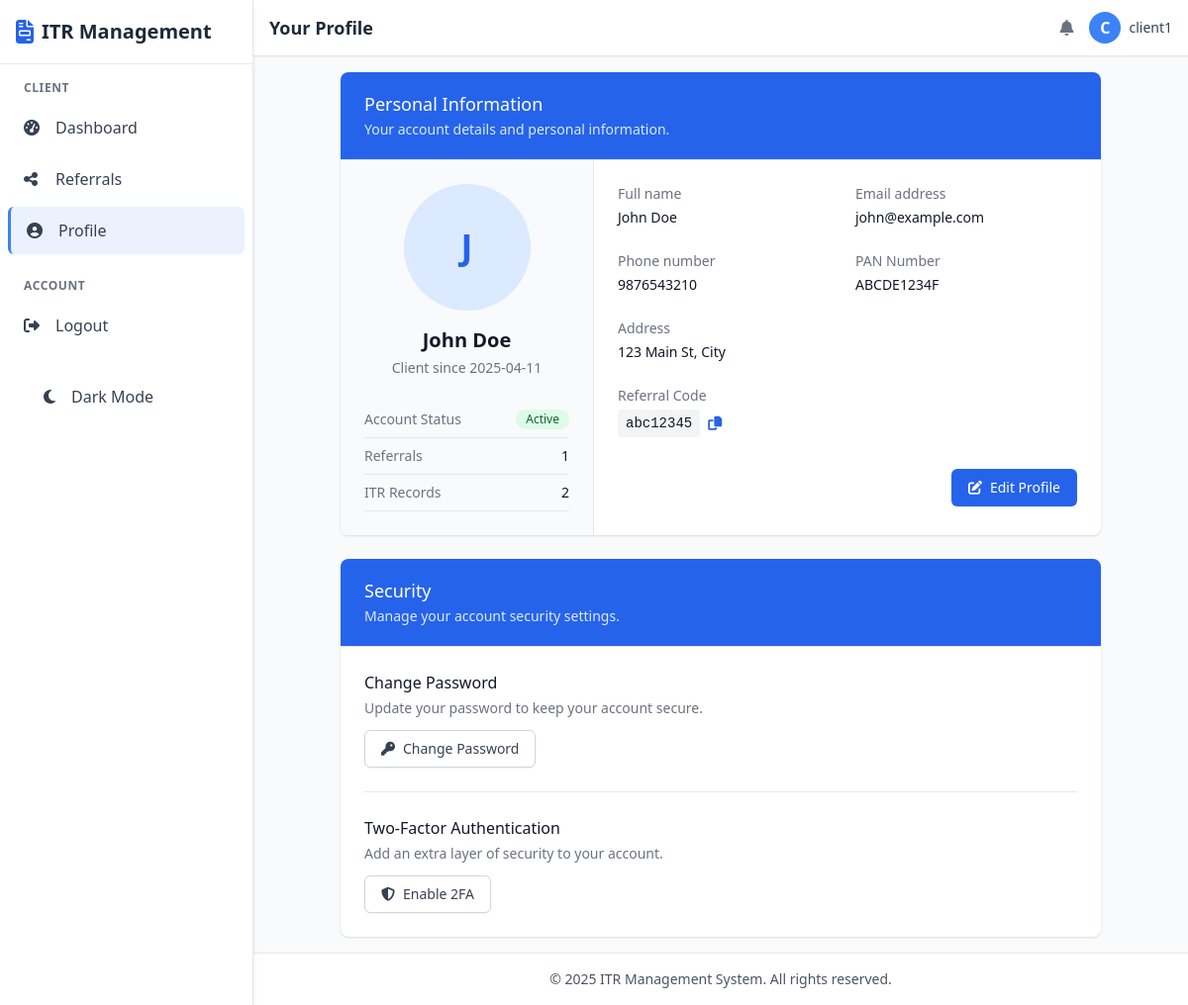
The page /client/profile (signed in) on the database its author committed.
### tables this page shows
CREATE TABLE clients (
    id INTEGER PRIMARY KEY AUTOINCREMENT,
    user_id INTEGER NOT NULL,
    full_name TEXT NOT NULL,
    email TEXT UNIQUE NOT NULL,
    phone TEXT,
    address TEXT,
    pan_number TEXT UNIQUE,
    referral_code TEXT UNIQUE,
    created_at TIMESTAMP DEFAULT CURRENT_TIMESTAMP,
    FOREIGN KEY (user_id) REFERENCES users (id)
);

### app.py (the view)
@client_bp.route('/profile')
@login_required
def profile():
    user_id = session.get('user_id')
    client = query_db('SELECT * FROM clients WHERE user_id = ?', [user_id], one=True)
    if not client:
        flash('Client profile not found', 'error')
        return redirect(url_for('index'))
    return render_template('client/profile.html', client=client)

### app.py (called while the page is built)
def get_db():
    db = getattr(g, '_database', None)
    if db is None:
        db = g._database = sqlite3.connect(DATABASE)
        db.row_factory = sqlite3.Row
    return db

def query_db(query, args=(), one=False):
    if DEBUG:
        print(f"Executing query: {query} with args: {args}")
    try:
        cur = get_db().execute(query, args)
        rv = cur.fetchall()
        cur.close()
        return (rv[0] if rv else None) if one else rv
    except Exception as e:
        print(f"Database error: {e}")
        if DEBUG:
            import traceback
            traceback.print_exc()
        return None if one else []

def login_required(f):
    @wraps(f)
    def decorated_function(*args, **kwargs):
        if 'user_id' not in session:
            flash('Please log in to access this page', 'error')
            return redirect(url_for('index'))
        return f(*args, **kwargs)
    return decorated_function

@app.context_processor
def utility_processor():
    return dict(
        query_db=query_db,
        now=datetime.now()  # Add current datetime to all templates
    )

@app.teardown_appcontext
def close_connection(exception):
    close_db(exception)

### templates/client/profile.html (shortened to what this page needs)
{% extends 'base.html' %}
{% block header_title %}Your Profile{% endblock %}
{% block content %}
<div class="max-w-3xl mx-auto">
    <div class="bg-white shadow overflow-hidden rounded-lg">
        <div class="px-4 py-5 sm:px-6 bg-blue-600">
            <h3 class="text-lg leading-6 font-medium text-white">Personal Information</h3>
            <p class="mt-1 max-w-2xl text-sm text-blue-100">Your account details and personal information.</p>
        </div>
        <div class="border-t border-gray-200">
            <div class="flex flex-col md:flex-row">
                <div class="md:w-1/3 p-6 bg-gray-50 border-r border-gray-200">
                    <div class="flex flex-col items-center">
                        <div class="w-32 h-32 rounded-full bg-blue-100 flex items-center justify-center mb-4">
                            <span class="text-4xl font-bold text-blue-600">{{ client.full_name[0]|upper }}</span>
                        </div>
                        <h2 class="text-xl font-bold text-gray-900">{{ client.full_name }}</h2>
                        <p class="text-sm text-gray-500 mt-1">Client since {{ client.created_at.split(' ')[0] }}</p>
                        <div class="mt-6 w-full">
                            <div class="flex items-center justify-between py-2 border-b border-gray-200">
                                <span class="text-sm font-medium text-gray-500">Account Status</span>
                                <span class="inline-flex items-center px-2.5 py-0.5 rounded-full text-xs font-medium bg-green-100 text-green-800">
                                    Active
                                </span>
                            </div>
                            <div class="flex items-center justify-between py-2 border-b border-gray-200">
                                <span class="text-sm font-medium text-gray-500">Referrals</span>
                                <span class="text-sm font-medium text-gray-900">
                                    {% set referrals_count = query_db('SELECT COUNT(*) as count FROM referrals WHERE client_id = ?', [client.id], one=True) %}
                                    {{ referrals_count.count if referrals_count else 0 }}
                                </span>
                            </div>
                            <div class="flex items-center justify-between py-2 border-b border-gray-200">
                                <span class="text-sm font-medium text-gray-500">ITR Records</span>
                                <span class="text-sm font-medium text-gray-900">
                                    {% set itr_count = query_db('SELECT COUNT(*) as count FROM itr_records WHERE client_id = ?', [client.id], one=True) %}
                                    {{ itr_count.count if itr_count else 0 }}
                                </span>
                            </div>
                        </div>
                    </div>
                </div>
                <div class="md:w-2/3 p-6">
                    <dl class="grid grid-cols-1 gap-x-4 gap-y-6 sm:grid-cols-2">
                        <div class="sm:col-span-1">
                            <dt class="text-sm font-medium text-gray-500">Full name</dt>
                            <dd class="mt-1 text-sm text-gray-900">{{ client.full_name }}</dd>
                        </div>
                        <div class="sm:col-span-1">
                            <dt class="text-sm font-medium text-gray-500">Email address</dt>
                            <dd class="mt-1 text-sm text-gray-900">{{ client.email }}</dd>
                        </div>
                        <div class="sm:col-span-1">
                            <dt class="text-sm font-medium text-gray-500">Phone number</dt>
                            <dd class="mt-1 text-sm text-gray-900">{{ client.phone }}</dd>
                        </div>
                        <div class="sm:col-span-1">
                            <dt class="text-sm font-medium text-gray-500">PAN Number</dt>
                            <dd class="mt-1 text-sm text-gray-900">{{ client.pan_number }}</dd>
                        </div>
                        <div class="sm:col-span-2">
                            <dt class="text-sm font-medium text-gray-500">Address</dt>
                            <dd class="mt-1 text-sm text-gray-900">{{ client.address }}</dd>
                        </div>
                        <div class="sm:col-span-2">
                            <dt class="text-sm font-medium text-gray-500">Referral Code</dt>
                            <dd class="mt-1 text-sm text-gray-900 flex items-center">
                                <span class="font-mono bg-gray-100 px-2 py-1 rounded">{{ client.referral_code }}</span>
                                <button onclick="copyToClipboard('{{ client.referral_code }}', 'referralCodeCopied')" class="ml-2 text-blue-600 hover:text-blue-800">
                                    <i class="fas fa-copy"></i>
                                </button>
                            </dd>
                        </div>
                    </dl>
                    <div class="mt-8 flex justify-end">
                        <button type="button" id="editProfileBtn" class="inline-flex items-center px-4 py-2 border border-transparent rounded-md shadow-sm text-sm font-medium text-white bg-blue-600 hover:bg-blue-700 focus:outline-none focus:ring-2 focus:ring-offset-2 focus:ring-blue-500">
                            <i class="fas fa-edit mr-2"></i> Edit Profile
                        </button>
                    </div>
                </div>
            </div>
        </div>
    </div>
    <div class="bg-white shadow overflow-hidden rounded-lg mt-6">
        <div class="px-4 py-5 sm:px-6 bg-blue-600">
            <h3 class="text-lg leading-6 font-medium text-white">Security</h3>
            <p class="mt-1 max-w-2xl text-sm text-blue-100">Manage your account security settings.</p>
        </div>
        <div class="border-t border-gray-200 px-4 py-5 sm:p-6">
            <div class="space-y-6">
                <div>
                    <h4 class="text-base font-medium text-gray-900">Change Password</h4>
                    <p class="text-sm text-gray-500 mt-1">Update your password to keep your account secure.</p>
                    <button type="button" id="changePasswordBtn" class="mt-3 inline-flex items-center px-4 py-2 border border-gray-300 shadow-sm text-sm font-medium rounded-md text-gray-700 bg-white hover:bg-gray-50 focus:outline-none focus:ring-2 focus:ring-offset-2 focus:ring-blue-500">
                        <i class="fas fa-key mr-2"></i> Change Password
                    </button>
                </div>
                <div class="border-t border-gray-200 pt-6">
                    <h4 class="text-base font-medium text-gray-900">Two-Factor Authentication</h4>
                    <p class="text-sm text-gray-500 mt-1">Add an extra layer of security to your account.</p>
                    <button type="button" id="enable2FABtn" class="mt-3 inline-flex items-center px-4 py-2 border border-gray-300 shadow-sm text-sm font-medium rounded-md text-gray-700 bg-white hover:bg-gray-50 focus:outline-none focus:ring-2 focus:ring-offset-2 focus:ring-blue-500">
                        <i class="fas fa-shield-alt mr-2"></i> Enable 2FA
                    </button>
                </div>
            </div>
        </div>
    </div>
</div>
{% endblock %}

### rows shown on the page
clients: full_name "J", full_name "John Doe", created_at "2025-04-11", email "john@example.com", phone "9876543210", pan_number "ABCDE1234F", address "123 Main St, City", referral_code "abc12345"

### other values the page prints
{{ session.get('username', 'U')[0]|upper }} "C"
{{ session.get('username', 'User') }} "client1"
{{ referrals_count.count if referrals_count else 0 }} "1"
{{ itr_count.count if itr_count else 0 }} "2"
